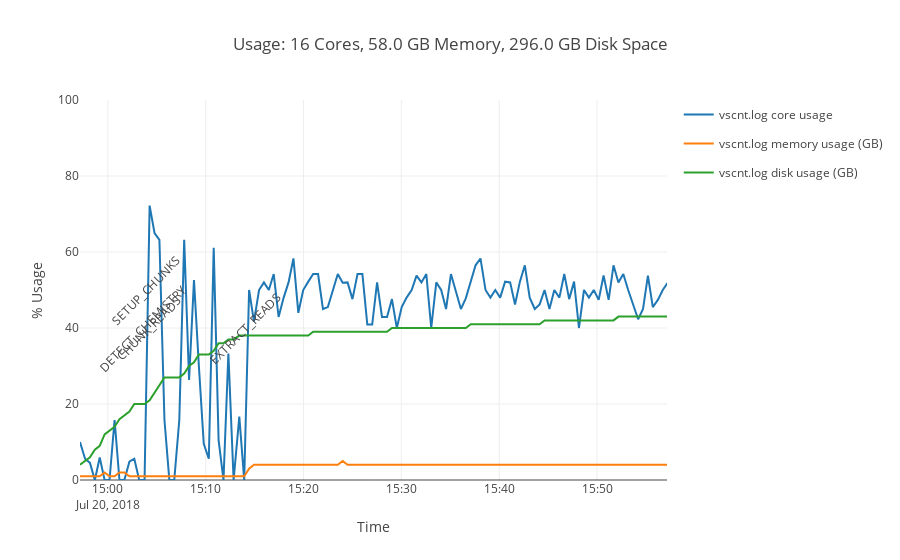

Write notebook code for a chart like this one.
### Code cell
parse_logs([["vscnt.log","vscnt.txt"]], hours = 1)

### Figure 1 — Plotly figure (JSON) as saved in the notebook; plotly's stock layout.template omitted (floating-point values rounded to 4 significant figures; data arrays with more than 128 entries replaced by an {"elided": "..."} marker saying what was removed)
{"data": [{"legendgroup": "core usage", "name": "vscnt.log core usage", "type": "scatter", "uid": "a48db7ca-8eb4-11e8-9124-8c859082f16c", "x": {"elided": "2587 str values"}, "y": {"elided": "2587 float values"}}, {"legendgroup": "memory usage (GB)", "name": "vscnt.log memory usage (GB)", "type": "scatter", "uid": "a48dbacc-8eb4-11e8-99c6-8c859082f16c", "x": {"elided": "2587 str values"}, "y": {"elided": "2587 int values"}}, {"legendgroup": "disk usage (GB)", "name": "vscnt.log disk usage (GB)", "type": "scatter", "uid": "a48dbca2-8eb4-11e8-bd1d-8c859082f16c", "x": {"elided": "2587 str values"}, "y": {"elided": "2587 int values"}}], "layout": {"annotations": [{"showarrow": false, "text": "DETECT_CHEMISTRY", "textangle": -45, "x": "2018-07-20 15:03:30", "xref": "x", "y": 40, "yref": "y"}, {"showarrow": false, "text": "SETUP_CHUNKS", "textangle": -45, "x": "2018-07-20 15:03:52", "xref": "x", "y": 50, "yref": "y"}, {"showarrow": false, "text": "CHUNK_READS", "textangle": -45, "x": "2018-07-20 15:04:07", "xref": "x", "y": 40, "yref": "y"}, {"showarrow": false, "text": "EXTRACT_READS", "textangle": -45, "x": "2018-07-20 15:14:00", "xref": "x", "y": 40, "yref": "y"}, {"showarrow": false, "text": "SUMMARIZE_READ_REPORTS", "textangle": -45, "x": "2018-07-20 17:30:10", "xref": "x", "y": 50, "yref": "y"}, {"showarrow": false, "text": "ALIGN_READS", "textangle": -45, "x": "2018-07-20 17:30:19", "xref": "x", "y": 40, "yref": "y"}, {"showarrow": false, "text": "ATTACH_BCS_AND_UMIS", "textangle": -45, "x": "2018-07-20 19:34:41", "xref": "x", "y": 40, "yref": "y"}, {"showarrow": false, "text": "SUMMARIZE_ATTACH", "textangle": -45, "x": "2018-07-20 20:59:33", "xref": "x", "y": 50, "yref": "y"}, {"showarrow": false, "text": "BUCKET_BY_BC", "textangle": -45, "x": "2018-07-20 20:59:33", "xref": "x", "y": 40, "yref": "y"}, {"showarrow": false, "text": "SORT_BY_BC", "textangle": -45, "x": "2018-07-20 22:51:02", "xref": "x", "y": 40, "yref": "y"}, {"showarrow": false, "text": "MARK_DUPLICATES", "textangle": -45, "x": "2018-07-21 00:17:10", "xref": "x", "y": 50, "yref": "y"}, {"showarrow": false, "text": "COUNT_GENES", "textangle": -45, "x": "2018-07-21 01:59:28", "xref": "x", "y": 40, "yref": "y"}, {"showarrow": false, "text": "SORT_BY_POS", "textangle": -45, "x": "2018-07-21 01:59:28", "xref": "x", "y": 40, "yref": "y"}, {"showarrow": false, "text": "SUMMARIZE_MKDUP", "textangle": -45, "x": "2018-07-21 01:59:31", "xref": "x", "y": 50, "yref": "y"}, {"showarrow": false, "text": "FILTER_BARCODES", "textangle": -45, "x": "2018-07-21 03:59:00", "xref": "x", "y": 40, "yref": "y"}, {"showarrow": false, "text": "ANALYZER_PREFLIGHT", "textangle": -45, "x": "2018-07-21 04:00:21", "xref": "x", "y": 40, "yref": "y"}, {"showarrow": false, "text": "REPORT_MOLECULES", "textangle": -45, "x": "2018-07-21 04:00:21", "xref": "x", "y": 50, "yref": "y"}, {"showarrow": false, "text": "PREPROCESS_MATRIX", "textangle": -45, "x": "2018-07-21 04:00:34", "xref": "x", "y": 40, "yref": "y"}, {"showarrow": false, "text": "RUN_MULTIGENOME_ANALYSIS", "textangle": -45, "x": "2018-07-21 05:58:41", "xref": "x", "y": 40, "yref": "y"}, {"showarrow": false, "text": "RUN_PCA", "textangle": -45, "x": "2018-07-21 05:58:44", "xref": "x", "y": 50, "yref": "y"}, {"showarrow": false, "text": "RUN_TSNE", "textangle": -45, "x": "2018-07-21 05:58:56", "xref": "x", "y": 40, "yref": "y"}, {"showarrow": false, "text": "RUN_GRAPH_CLUSTERING", "textangle": -45, "x": "2018-07-21 05:58:56", "xref": "x", "y": 40, "yref": "y"}, {"showarrow": false, "text": "RUN_KMEANS", "textangle": -45, "x": "2018-07-21 05:58:56", "xref": "x", "y": 50, "yref": "y"}, {"showarrow": false, "text": "MERGE_CLUSTERS", "textangle": -45, "x": "2018-07-21 05:59:08", "xref": "x", "y": 40, "yref": "y"}, {"showarrow": false, "text": "COMBINE_CLUSTERING", "textangle": -45, "x": "2018-07-21 05:59:20", "xref": "x", "y": 40, "yref": "y"}, {"showarrow": false, "text": "RUN_DIFFERENTIAL_EXPRESSION", "textangle": -45, "x": "2018-07-21 05:59:35", "xref": "x", "y": 50, "yref": "y"}, {"showarrow": false, "text": "SUMMARIZE_ANALYSIS", "textangle": -45, "x": "2018-07-21 05:59:47", "xref": "x", "y": 40, "yref": "y"}, {"showarrow": false, "text": "SUBSAMPLE_READS", "textangle": -45, "x": "2018-07-21 06:09:00", "xref": "x", "y": 40, "yref": "y"}, {"showarrow": false, "text": "SUMMARIZE_BASIC_REPORTS", "textangle": -45, "x": "2018-07-21 12:37:35", "xref": "x", "y": 50, "yref": "y"}, {"showarrow": false, "text": "SUMMARIZE_REPORTS", "textangle": -45, "x": "2018-07-21 12:37:50", "xref": "x", "y": 40, "yref": "y"}, {"showarrow": false, "text": "CLOUPE_PREPROCESS", "textangle": -45, "x": "2018-07-21 12:38:04", "xref": "x", "y": 40, "yref": "y"}], "title": "Usage: 16 Cores, 58.0 GB Memory, 296.0 GB Disk Space", "xaxis": {"range": ["2018-07-20 14:57:09", "2018-07-20 15:57:09"], "title": "Time"}, "yaxis": {"range": [0, 100], "title": "% Usage"}}}
